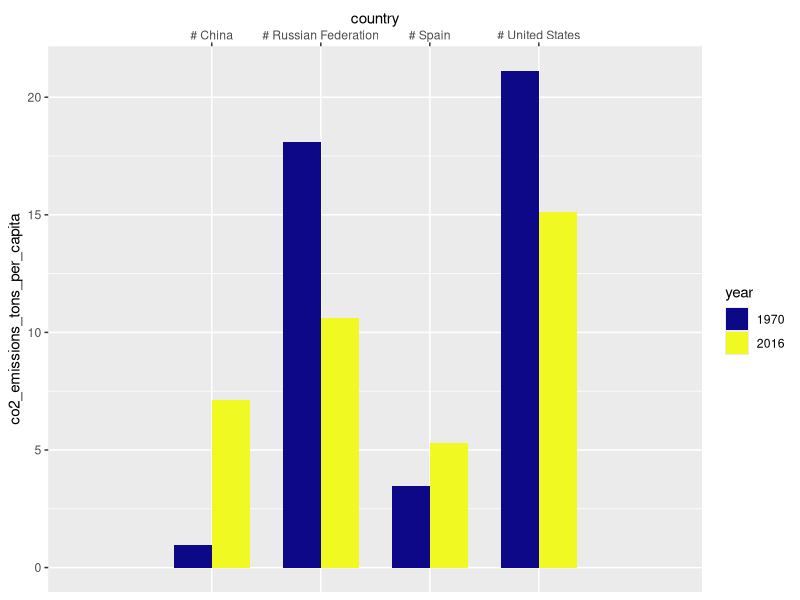
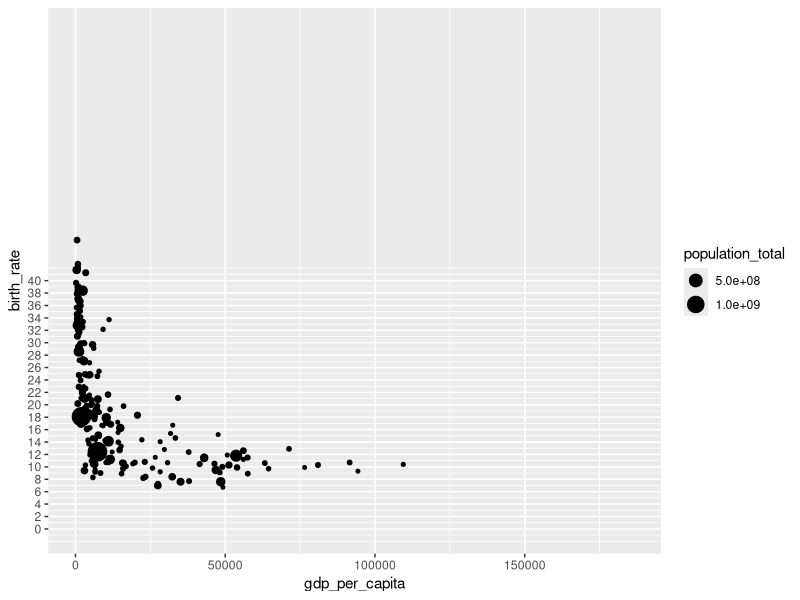

Generate these figures, in order, with R:
library(tidyverse)

world_bank_countries <- read_csv("data/world_bank_countries.csv")

# https://ggplot2tor.com/scales

# Using the app for a bar chart -------------------------------------------
world_bank_countries %>% 
  filter(country %in% c("Spain", 
                        "China",
                        "Russian Federation",
                        "United States"),
         year %in% c(1970, 2016)) %>% 
  mutate(year = as.factor(year)) %>% 
  ggplot(aes(x = country,
             y = co2_emissions_tons_per_capita,
             fill = year)) +
  geom_col(width = .7, 
           position = position_dodge(width = .7)) +
  scale_fill_viridis_d(option = "plasma") +
  # scale_fill_grey(start = .4) +
  scale_x_discrete(position = "top",
                   labels = function(x) paste("#", x),
                   expand = expansion(mult = .5))


# Using the app for a scatterplot -----------------------------------------
world_bank_countries %>% 
  filter(year == 2017) %>% 
  ggplot(aes(x = gdp_per_capita,
             y = birth_rate,
             size = population_total)) +
  geom_point() +
  scale_x_continuous(breaks = seq(0, 190000, 50000)) +
  scale_y_continuous(breaks = seq(0, 40, 2),
                     limits = c(0, 80))
  
